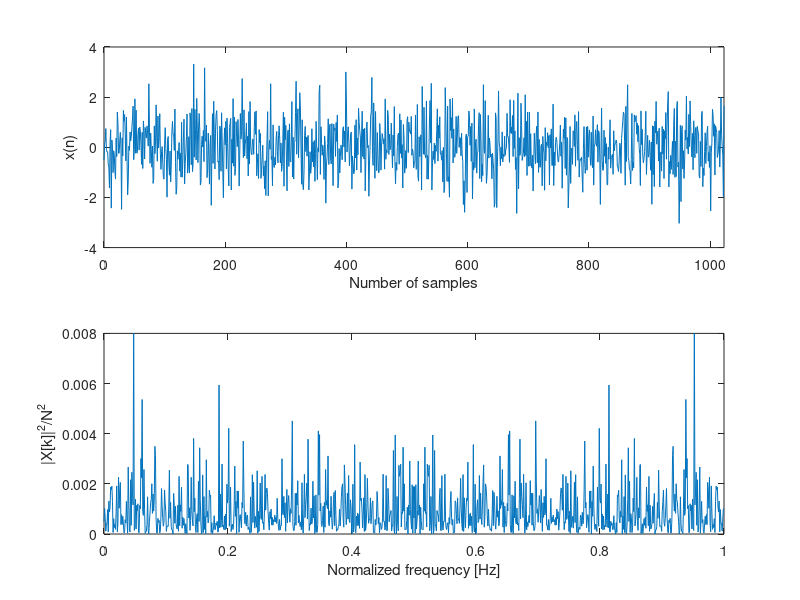

Source code (MATLAB):
N=2^10; % 信号長
n=0:N-1; % 時間軸ベクトルの生成
nf=n/N; % 正規化周波数軸ベクトルの生成
r=10; rng(r); % 乱数の初期値
x=randn(1,N); % 信号長Nの正規擬似乱数の生成（白色雑音）
X=fft(x); Xp=X.*conj(X)./N./N; % 振幅正規化パワースペクトル
figure(1) % 図5.1
subplot(2,1,1)
plot(n,x); % 波形表示
axis([0,N-1,-4,4]); xlabel('Number of samples'); ylabel('x(n)')
subplot(2,1,2)
plot(nf,Xp); % 振幅正規化パワースペクトルの表示
axis([0,1,0,8.0*10^(-3)]); xlabel('Normalized frequency [Hz]'); ylabel('|X[k]|^2/N^2')